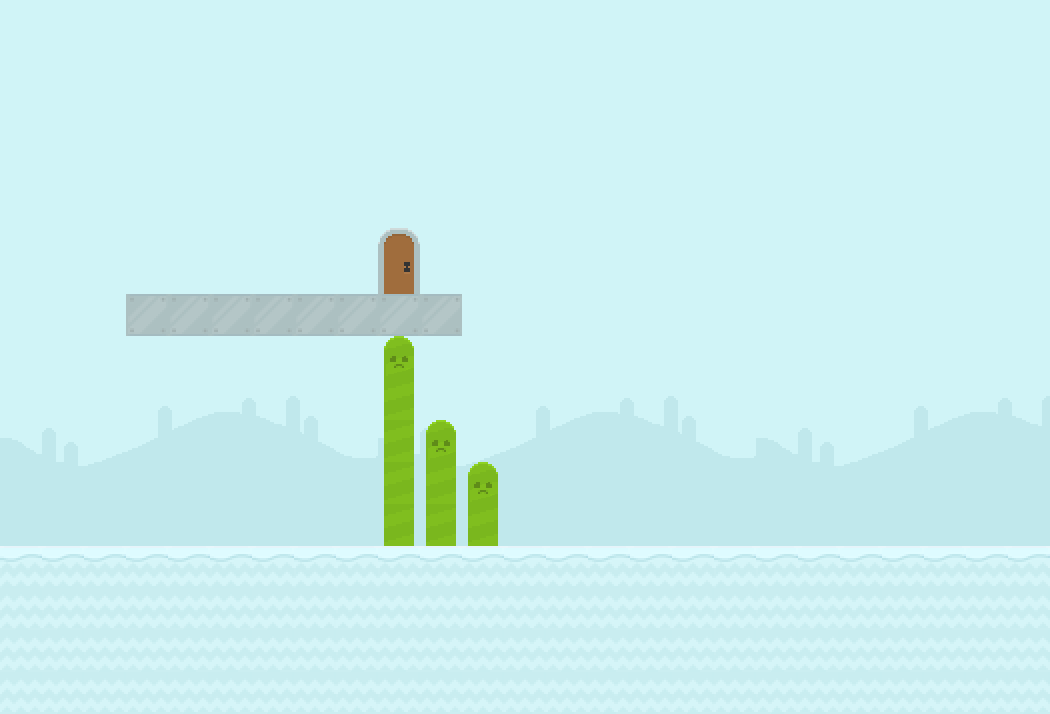

This game map was drawn from its Tiled (.tmx) file and the tilesets committed beside it. A one-line description and the full map source follow:
An orthogonal 25x17 tile map with 42x42 px tiles, 2 tile layers (background, foreground) and 6 objects (3x box, 2x player, diamond).

<map version="1.0" tiledversion="1.0.2" orientation="orthogonal" renderorder="right-down" width="25" height="17" tilewidth="42" tileheight="42" nextobjectid="30">
 <tileset firstgid="1" source="tileset.tsx" />
 <layer name="background" width="25" height="17">
  <data encoding="csv">
232,232,232,232,232,232,232,232,232,232,232,232,232,232,232,232,232,232,232,232,232,232,232,232,232,
232,232,232,232,232,232,232,232,232,232,232,232,232,232,232,232,232,232,232,232,232,232,232,232,232,
232,232,232,232,232,232,232,232,232,232,232,232,232,232,232,232,232,232,232,232,232,232,232,232,232,
232,232,232,232,232,232,232,232,232,232,232,232,232,232,232,232,232,232,232,232,232,232,232,232,232,
232,232,232,232,232,232,232,232,232,232,232,232,232,232,232,232,232,232,232,232,232,232,232,232,232,
232,232,232,232,232,232,232,232,232,232,232,232,232,232,232,232,232,232,232,232,232,232,232,232,232,
232,232,232,232,232,232,232,232,232,232,232,232,232,232,232,232,232,232,232,232,232,232,232,232,232,
232,232,232,232,232,232,232,232,232,232,232,232,232,232,232,232,232,232,232,232,232,232,232,232,232,
232,232,232,232,232,232,232,232,232,232,232,232,232,232,232,232,232,232,232,232,232,232,232,232,232,
230,231,232,233,234,235,236,237,238,230,231,232,233,234,235,236,237,238,230,231,232,233,234,235,236,
260,261,262,263,264,265,266,267,268,260,261,262,263,264,265,266,267,268,260,261,262,263,264,265,266,
290,291,292,293,294,295,296,297,298,290,291,292,293,294,295,296,297,298,290,291,292,293,294,295,296,
294,294,294,294,294,294,294,294,294,294,294,294,294,295,296,294,294,294,294,294,294,294,294,294,294,
294,294,294,294,294,294,294,294,294,294,294,294,294,294,294,294,294,294,294,294,294,294,294,294,294,
294,294,294,294,294,294,294,294,294,294,294,294,294,294,294,294,294,294,294,294,294,294,294,294,294,
294,294,294,294,294,294,294,294,294,294,294,294,294,294,294,294,294,294,294,294,294,294,294,294,294,
294,294,294,294,294,294,294,294,294,294,294,294,294,294,294,294,294,294,294,294,294,294,294,294,294
</data>
 </layer>
 <layer name="foreground" width="25" height="17">
  <data encoding="csv">
0,0,0,0,0,0,0,0,0,0,0,0,0,0,0,0,0,0,0,0,0,0,0,0,0,
0,0,0,0,0,0,0,0,0,0,0,0,0,0,0,0,0,0,0,0,0,0,0,0,0,
0,0,0,0,0,0,0,0,0,0,0,0,0,0,0,0,0,0,0,0,0,0,0,0,0,
0,0,0,0,0,0,0,0,0,0,0,0,0,0,0,0,0,0,0,0,0,0,0,0,0,
0,0,0,0,0,0,0,0,0,0,0,0,0,0,0,0,0,0,0,0,0,0,0,0,0,
0,0,0,0,0,0,0,0,0,167,0,0,0,0,0,0,0,0,0,0,0,0,0,0,0,
0,0,0,0,0,0,0,0,0,168,0,0,0,0,0,0,0,0,0,0,0,0,0,0,0,
0,0,0,905,905,905,905,905,905,905,905,0,0,0,0,0,0,0,0,0,0,0,0,0,0,
0,0,0,0,0,0,0,0,0,407,0,0,0,0,0,0,0,0,0,0,0,0,0,0,0,
0,0,0,0,0,0,0,0,0,227,0,0,0,0,0,0,0,0,0,0,0,0,0,0,0,
0,0,0,0,0,0,0,0,0,227,407,0,0,0,0,0,0,0,0,0,0,0,0,0,0,
0,0,0,0,0,0,0,0,0,227,227,407,0,0,0,0,0,0,0,0,0,0,0,0,0,
0,0,0,0,0,0,0,0,0,227,227,227,0,0,0,0,0,0,0,0,0,0,0,0,0,
732,732,732,732,732,732,732,732,732,732,732,732,732,732,732,732,732,732,732,732,732,732,732,732,732,
825,825,825,825,825,825,825,825,825,825,825,825,825,825,825,825,825,825,825,825,825,825,825,825,825,
825,825,825,825,825,825,825,825,825,825,825,825,825,825,825,825,825,825,825,825,825,825,825,825,825,
825,825,825,825,825,825,825,825,825,825,825,825,825,825,825,825,825,825,825,825,825,825,825,825,825
</data>
 </layer>
 <objectgroup name="objects">
  <object id="2" name="player" type="player" x="782.667" y="477.667" width="44" height="48" />
  <object id="22" name="diamond" x="494" y="369.333" width="40" height="46" />
  <object id="24" name="player" type="player" x="203.333" y="228.333" width="52" height="58">
   <properties>
    <property name="player2" type="bool" value="true" />
   </properties>
  </object>
  <object id="27" name="box" x="132" y="186.667" width="43.3333" height="46.6667" />
  <object id="28" name="box" x="130.667" y="238.667" width="43.3333" height="46.6667" />
  <object id="29" name="box" x="53.3333" y="485.333" width="43.3333" height="46.6667" />
 </objectgroup>
</map>
